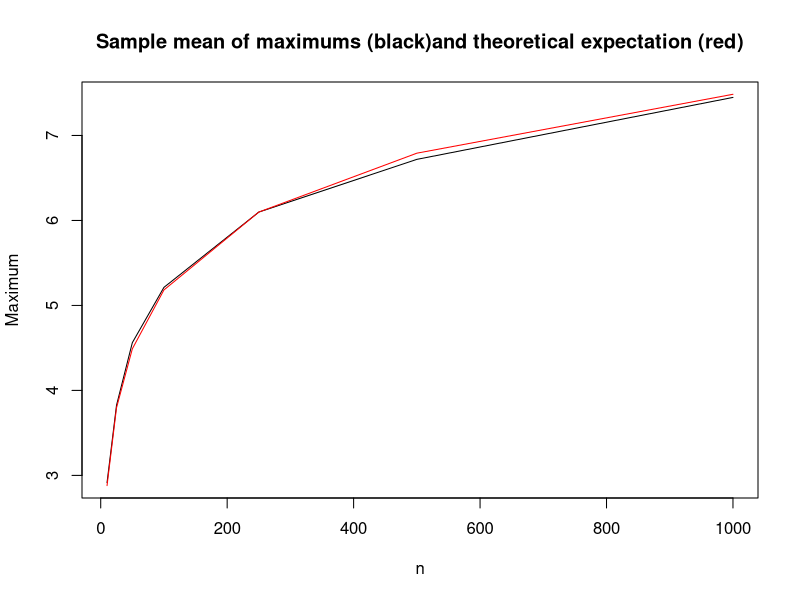
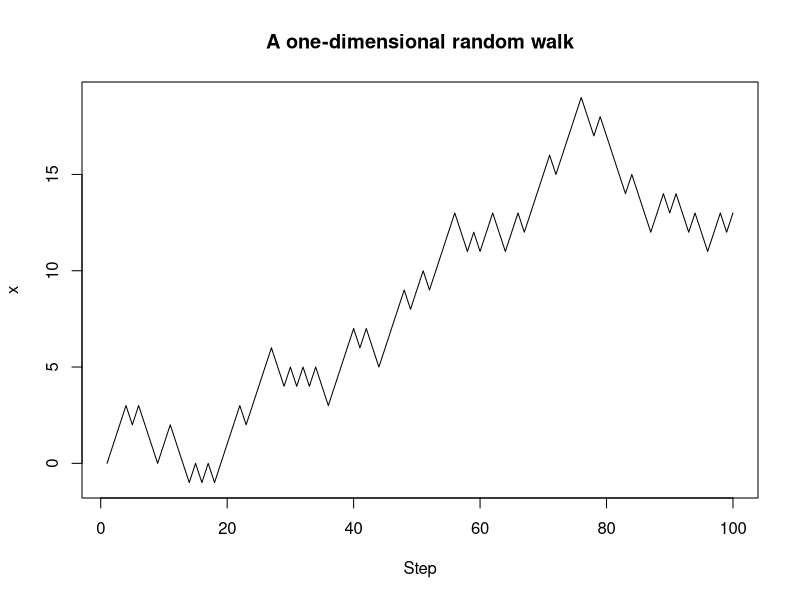
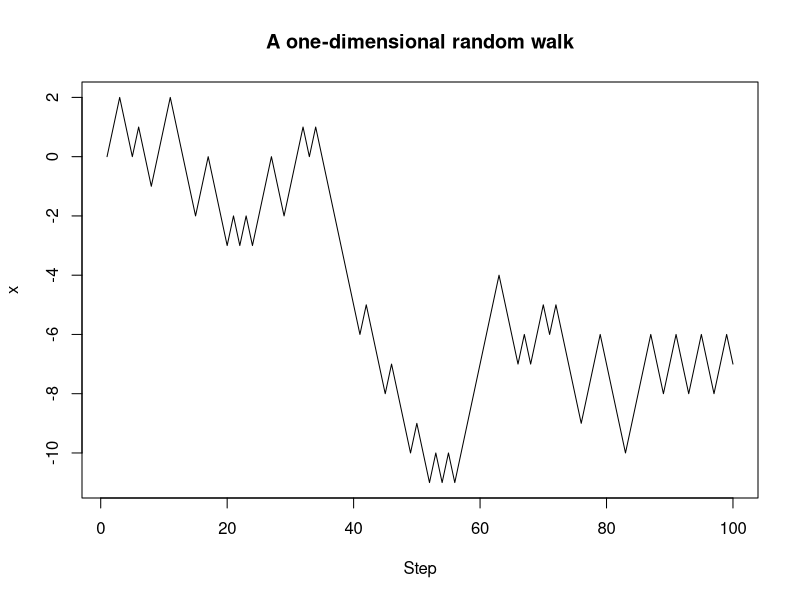
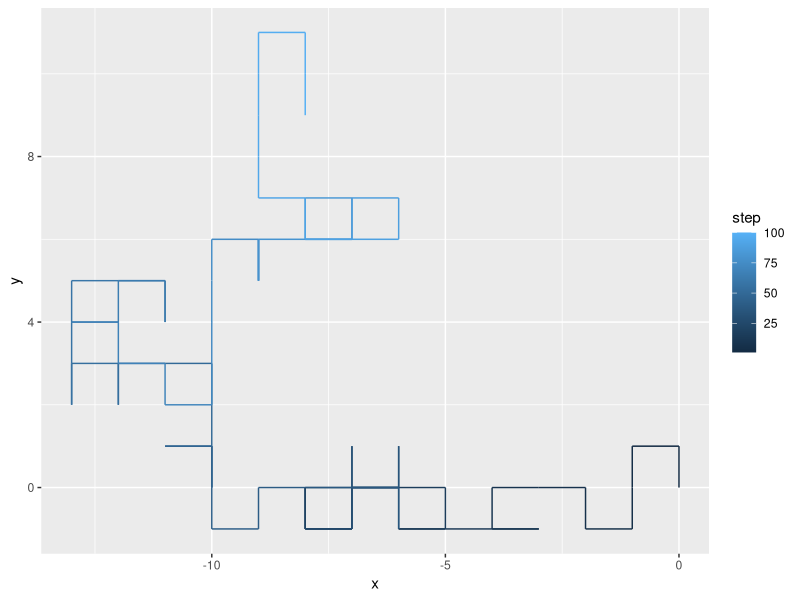

Recreate these plots in R, in order.
## ---- chunk 1
#| echo: TRUE
#| eval: TRUE
rnorm(n = 1, mean = 0, sd = 1)
## ---- chunk 2
#| echo: TRUE
#| eval: TRUE
pnorm(q = 1, mean = 0, sd = 1)
## ---- chunk 3
#| echo: TRUE
#| eval: TRUE
qnorm(p = .75, mean = 0, sd = 1)
## ---- chunk 4
#| echo: TRUE
#| eval: TRUE
dnorm(x = .5, mean = 0, sd = 1)
## ---- chunk 5
#| echo: TRUE
#| eval: TRUE
2 * (1 - pnorm(q = 1.24, mean = 0, sd = 1))
## ---- chunk 6
#| echo: TRUE
#| eval: TRUE
2 * pnorm(q = 2.12, mean = 0, sd = 1)
## ---- chunk 7
#| echo: TRUE
#| eval: TRUE
set.seed(1022)
rnorm(n = 1, mean = 0, sd = 1)
## ---- chunk 8
#| echo: TRUE
#| eval: TRUE
#| error: TRUE
n_sim <- 1000
n <- 100
exp_X <- numeric(n_sim)
for (i in 1:n_sim) {
  exp_X[i] <- exp(rnorm(n))
}
mean(exp_X)
## ---- chunk 9
#| echo: TRUE
#| eval: TRUE
set.seed(1022)
n_sim <- 1000
n <- 10
maxes <- numeric(n_sim)
for (i in 1:n_sim) {
  maxes[i] <- max(rexp(n, rate = 1))
}
mean(maxes)
## ---- chunk 10
#| echo: TRUE
#| eval: TRUE
n_sim <- 1000
n <- 100
maxes <- numeric(n_sim)
for (i in 1:n_sim) {
  maxes[i] <- max(rexp(n, rate = 1))
}
mean(maxes)
## ---- chunk 11
#| echo: TRUE
#| eval: TRUE
replicate(10, rexp(10)) # matrix output
replicate(10, max(rexp(10))) # vector output
## ---- chunk 12
#| echo: TRUE
#| eval: TRUE
maxes <- replicate(1000, max(rexp(n)))
mean(maxes)
## ---- chunk 13
#| echo: TRUE
#| eval: TRUE
#| cache: TRUE
n_sim <- 1000
n_values <- c(10, 25, 50, 100, 250, 500, 1000)
max_by_n <- c()
for (n in n_values) {
  maxes <- numeric(n_sim)
  for (i in 1:n_sim) {
    maxes[i] <- max(rexp(n, rate = 1))
  }
  max_by_n <- c(max_by_n, mean(maxes))
}
max_by_n
## ---- chunk 14
#| echo: TRUE
#| eval: TRUE
#| cache: TRUE
max_by_n <- vapply(
  n_values, 
  function(n) mean(replicate(n_sim, max(rexp(n, rate = 1)))), 
  numeric(1)
)
max_by_n
## ---- chunk 15
#| echo: TRUE
#| eval: TRUE
#| cache: TRUE
plot(n_values, max_by_n,
     type = "l",
     xlab = "n", ylab = "Maximum",
     main = paste0("Sample mean of maximums (black)",
                   "and theoretical expectation (red)"))
lines(n_values, -digamma(1) + log(n_values), col = "red")
## ---- chunk 16
#| echo: TRUE
#| eval: TRUE
#| cache: TRUE
set.seed(123)
n_steps <- 100
x <- numeric(n_steps)
x[1] <- 0
for (i in 2:n_steps) {
  x[i] <- x[i - 1] + sample(c(1, -1), 1)
}
## ---- chunk 17
#| echo: TRUE
#| eval: TRUE
#| cache: TRUE
plot(1:n_steps, x, type = "l",
     xlab = "Step", ylab = "x",
     main = "A one-dimensional random walk")
## ---- chunk 18
#| echo: TRUE
#| eval: TRUE
#| cache: TRUE
take_step <- function() {
  return(sample(c(1, -1), 1))
}
walk_randomly <- function(n_steps, start = 0) {
  if (n_steps <= 1) {
    return(start)
  }
  x <- c(start, walk_randomly(n_steps - 1, start + take_step()))
  return(x)
}
plot(1:100, walk_randomly(100), type = "l",
     xlab = "Step", ylab = "x",
     main = "A one-dimensional random walk")
## ---- chunk 19
#| echo: TRUE
#| eval: TRUE
#| cache: TRUE
take_step_2d <- function() {
  steps <- rbind(c(0, 1),
                 c(0, -1), 
                 c(1, 0),
                 c(-1, 0))
  return(steps[sample(1:4, 1), ])
}
walk_randomly_2d <- function(n_steps, start = c(0, 0)) {
  if (n_steps <= 1) {
    return(start)
  }
  x <- rbind(start, walk_randomly_2d(n_steps - 1, start + take_step_2d()))
  rownames(x) <- NULL
  return(x)
}
n_steps <- 100
coords <- walk_randomly_2d(n_steps)
coords
## ---- chunk 20
#| echo: TRUE
#| eval: TRUE
#| cache: TRUE
library(ggplot2)
coords_dat <- data.frame(x = coords[, 1],
                         y = coords[, 2],
                         step = 1:n_steps)
ggplot(coords_dat, aes(x = x, y = y, color = step)) + geom_path()
## ---- chunk 21
knitr::knit_exit()
## ---- chunk 22
#| echo: TRUE
#| eval: TRUE
#| cache: TRUE
library(gganimate)
anim_walk <- ggplot(coords_dat, aes(x = x, y = y, color = step)) +
  geom_path() +
  transition_reveal(along = step)
animate(anim_walk)
